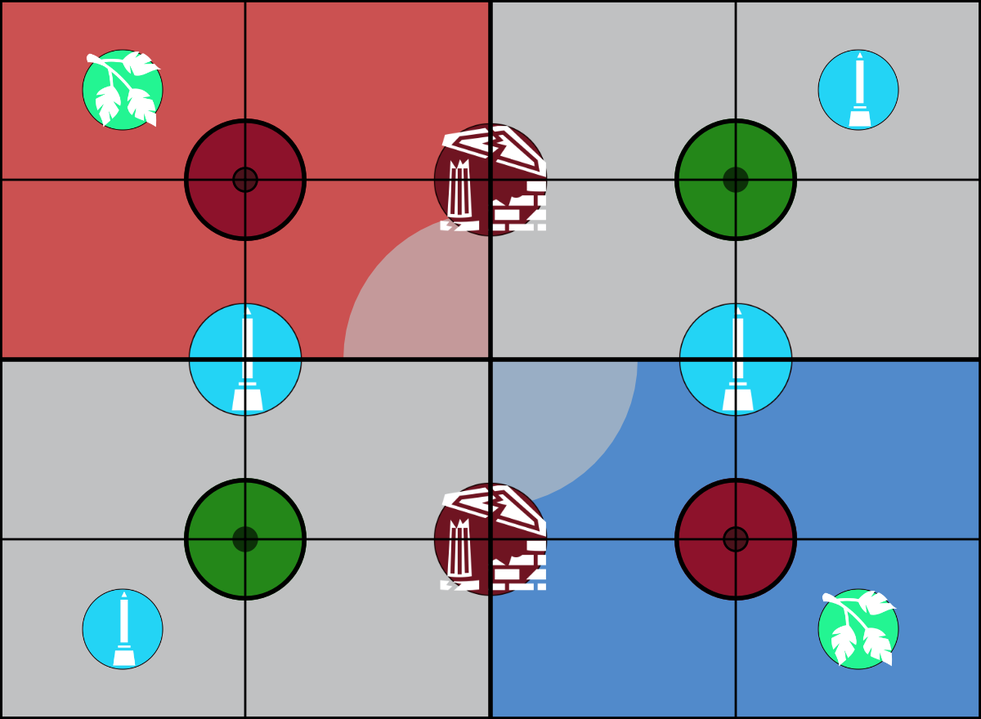
#> input picture assets/battle-plans-ageofindex/aos-passing-seasons.png, 981 x 719 px, shrunk from 1200 x 880 before the run, found by its file name
$ python extract_objectives_final.py
#> lines starting #> are read from the running program, lines starting #| are printed output that depends on the picture; after the words box and inside, x2 and y2 are one past the last pixel; in counts of white or black regions, pixels touching at a corner belong together
"""
Final extraction: Use legend to identify objective markers, cluster detections,
and extract the exact N objectives for each battle plan.
"""
from PIL import Image, ImageDraw
import numpy as np
from pathlib import Path
from scipy import ndimage
from scipy.cluster.hierarchy import linkage, fcluster
from scipy.spatial.distance import pdist
import json

# Battle plan metadata
BATTLE_PLANS = {
    "aos-passing-seasons.png": {"count": 4, "name": "Passing Seasons"},
    "aos-paths-of-the-fey.png": {"count": 5, "name": "Paths of the Fey"},
    "aos-roiling-roots.png": {"count": 6, "name": "Roiling Roots"},
    "aos-cyclic-shifts.png": {"count": 6, "name": "Cyclic Shifts"},
    "aos-surge-of-slaughter.png": {"count": 5, "name": "Surge of Slaughter"},
    "aos-linked-ley-lines.png": {"count": 5, "name": "Linked Ley Lines"},
    "aos-noxious-nexus.png": {"count": 3, "name": "Noxious Nexus"},
    "aos-the-liferoots.png": {"count": 2, "name": "The Liferoots"},
    "aos-bountiful-equinox.png": {"count": 5, "name": "Bountiful Equinox"},
    "aos-lifecycle.png": {"count": 4, "name": "Lifecycle"},
    "aos-creeping-corruption.png": {"count": 6, "name": "Creeping Corruption"},
    "aos-grasp-of-thorns.png": {"count": 4, "name": "Grasp of Thorns"},
}

def analyze_battleplan(filename):
    """Extract objective positions from a single battle plan image."""
#> called with filename = 'aos-passing-seasons.png'
    image_path = Path(f"assets/battle-plans/{filename}")

    if not image_path.exists():
        return None

    img = Image.open(image_path)
#> img is the input picture: PIL image 981x719 RGB; mean R, G, B 152, 145.7, 156.7
    img_array = np.array(img)

    height, width = img_array.shape[:2]
#> height = 719; width = 981

    # Convert to RGB
    if len(img_array.shape) == 2:
        img_array = np.stack([img_array] * 3, axis=-1)
    elif img_array.shape[2] == 4:
        img_array = img_array[:, :, :3]

    expected_count = BATTLE_PLANS[filename]["count"]

    # Legend is in bottom 25%
    legend_start_y = int(height * 0.75)
#> legend_start_y = 539
    legend_region = img_array[legend_start_y:, :]

    # Find circular shapes in legend
    from scipy.ndimage import sobel

    gray_legend = np.mean(legend_region, axis=2)
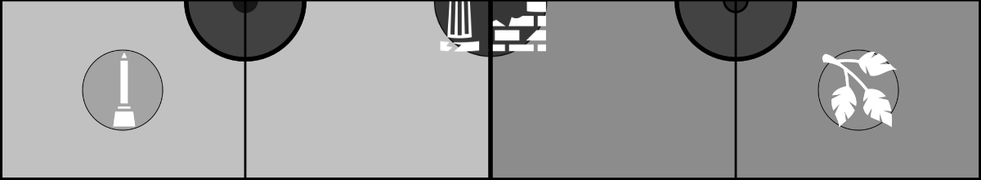
#> gray_legend: shape (180, 981) float64; min 0, max 255, mean 153.6
    edge_x = sobel(gray_legend, axis=1)
    edge_y = sobel(gray_legend, axis=0)
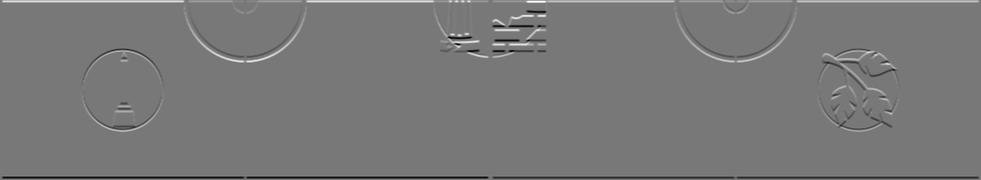
#> edge_y: shape (180, 981) float64; min -916.3, max 1020, mean 0.1; drawn with min black and max white
    edges_legend = np.hypot(edge_x, edge_y)
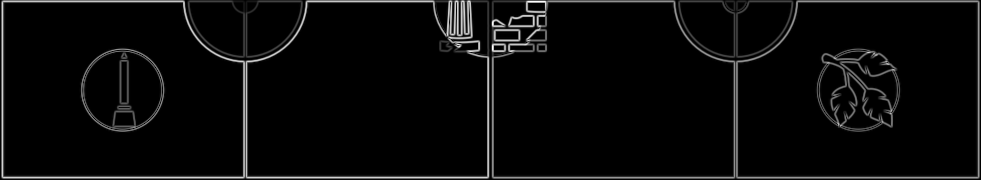
#> edges_legend: shape (180, 981) float64; min 0, max 1020, mean 40.4; drawn with min black and max white

    threshold = np.percentile(edges_legend, 85)
#> threshold = 8
    strong_edges_legend = edges_legend > threshold
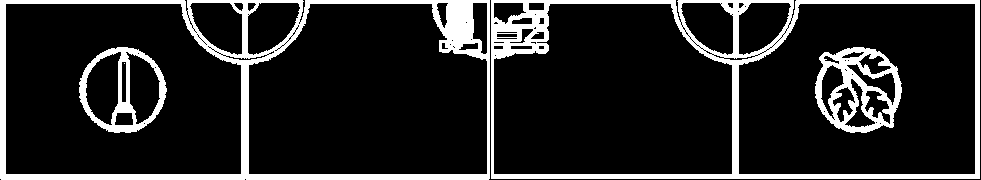
#> strong_edges_legend: shape (180, 981) bool; 14.9% white; 5 white regions (1 under 20 px), largest, box (x1, y1, x2, y2) and area: (0, 0, 490, 180) 10745, (491, 0, 980, 179) 10019, (815, 47, 902, 133) 3291, (79, 47, 167, 133) 2205

    labeled_legend, num_legend_features = ndimage.label(strong_edges_legend)
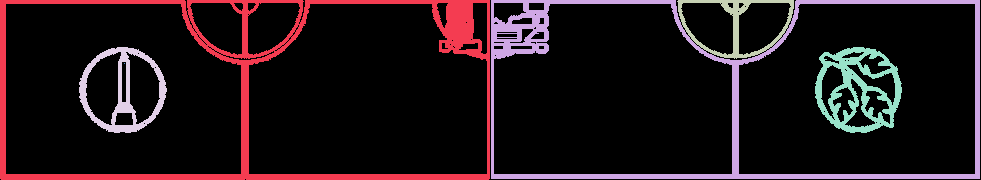
#> labeled_legend: shape (180, 981) int32; 7 distinct labels, from 0 to 6; one colour per label, 0 black
#> num_legend_features = 6

    # Extract legend marker colors
    legend_colors = []
    for i in range(1, min(num_legend_features + 1, 200)):
        region_mask = (labeled_legend == i)
        area = np.sum(region_mask)

        if 20 < area < 500:
            y_coords, x_coords = np.where(region_mask)
            x_min, x_max = x_coords.min(), x_coords.max()
            y_min, y_max = y_coords.min(), y_coords.max()

            w = x_max - x_min
            h = y_max - y_min
            aspect = min(w, h) / max(w, h, 0.01)

            if aspect > 0.6:
                cy_abs = legend_start_y + int((y_min + y_max) / 2)
                cx_abs = int((x_min + x_max) / 2)

                if cy_abs < height and cx_abs < width:
                    color = img_array[cy_abs, cx_abs]
                    legend_colors.append({
                        'color': color,
                        'size': area
                    })
#> this loop made 6 passes
#> area on passes 1 to 5: 10745, 8568, 1451, 2205, 3291
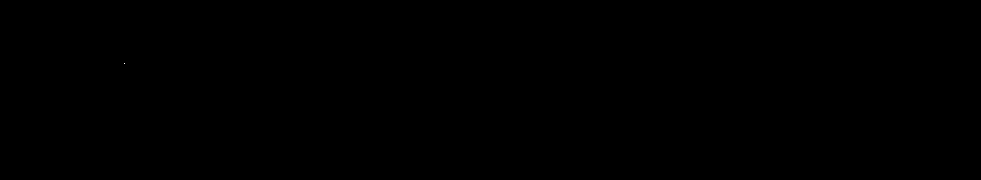
#> region_mask: shape (180, 981) bool; 0% white in thin lines or dots, all inside (x1, y1, x2, y2) = (124, 63, 125, 64)
#> after the loop, legend_colors = []

    # Sort by size
    legend_colors.sort(key=lambda x: x['size'], reverse=True)

    # Search battlefield for markers matching legend colors
    battlefield = img_array[:legend_start_y, :]
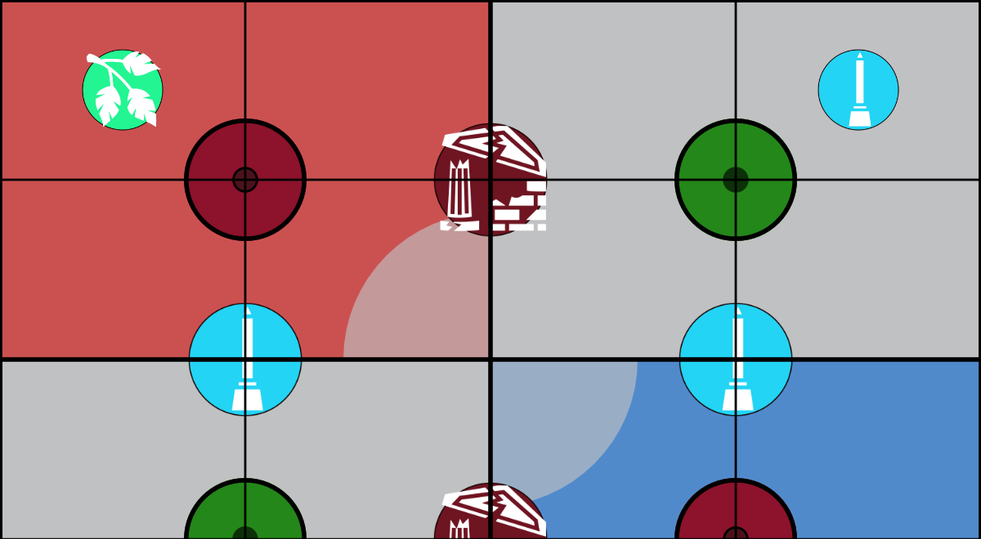
#> battlefield: shape (539, 981, 3); mean R, G, B 160.6, 142.4, 149.2
    all_candidates = []

    for template in legend_colors[:3]:  # Try top 3 legend colors
        r_t, g_t, b_t = template['color']

        r = battlefield[:, :, 0]
        g = battlefield[:, :, 1]
        b = battlefield[:, :, 2]

        tolerance = 40
        color_match = (
            (np.abs(r.astype(int) - r_t) < tolerance) &
            (np.abs(g.astype(int) - g_t) < tolerance) &
            (np.abs(b.astype(int) - b_t) < tolerance)
        )

        if np.sum(color_match) == 0:
            continue

        labeled, num_features = ndimage.label(color_match)

        for i in range(1, num_features + 1):
            region_mask = (labeled == i)
            region_size = np.sum(region_mask)

            # Reasonable objective size
            if 30 < region_size < 500:
                y_coords, x_coords = np.where(region_mask)

                # Check circularity
                x_min, x_max = x_coords.min(), x_coords.max()
                y_min, y_max = y_coords.min(), y_coords.max()
                w = x_max - x_min
                h = y_max - y_min
                aspect = min(w, h) / max(w, h, 0.01)

                if aspect > 0.5:
                    center_x = np.mean(x_coords)
                    center_y = np.mean(y_coords)

                    all_candidates.append({
                        'pixel_pos': (center_x, center_y),
                        'size': region_size
                    })
#> this loop made 0 passes
#> after the loop, all_candidates = []

    if not all_candidates:
        return None

    # Cluster nearby candidates (they might be duplicates from different color matches)
    if len(all_candidates) > expected_count:
        positions = np.array([c['pixel_pos'] for c in all_candidates])

        # Hierarchical clustering to merge nearby detections
        if len(positions) > 1:
            distances = pdist(positions)
            Z = linkage(distances, method='single')
            # Cluster with distance threshold (merge if within 20 pixels)
            clusters = fcluster(Z, t=20, criterion='distance')

            # Take largest candidate from each cluster
            clustered_candidates = []
            for cluster_id in range(1, max(clusters) + 1):
                cluster_members = [all_candidates[i] for i in range(len(all_candidates)) if clusters[i] == cluster_id]
                # Pick largest
                best = max(cluster_members, key=lambda x: x['size'])
                clustered_candidates.append(best)

            all_candidates = clustered_candidates

    # Sort by size and take top N
    all_candidates.sort(key=lambda x: x['size'], reverse=True)
    top_objectives = all_candidates[:expected_count]

    # Convert to battlefield coordinates
    objectives = []
    for obj in top_objectives:
        cx, cy = obj['pixel_pos']
        bf_x = (cx / width) * 60
        bf_y = ((legend_start_y - cy) / legend_start_y) * 44

        objectives.append({
            'x': round(bf_x, 1),
            'y': round(bf_y, 1)
        })

    return objectives

# Process all battle plans
results = {}

for filename, metadata in BATTLE_PLANS.items():
    print(f"\n{metadata['name']} ({filename})")
    print(f"  Expected: {metadata['count']} objectives")

    objectives = analyze_battleplan(filename)

    if objectives:
        print(f"  Found: {len(objectives)} objectives")
        for i, obj in enumerate(objectives):
            print(f"    {i+1}. ({obj['x']:5.1f}\", {obj['y']:5.1f}\")")

        results[filename] = {
            'name': metadata['name'],
            'objective_count': len(objectives),
            'objectives': objectives
        }
    else:
        print(f"  ❌ Failed to extract objectives")
#> pass 2 of the loop `for filename, metadata in BATTLE_PLANS.items():`:
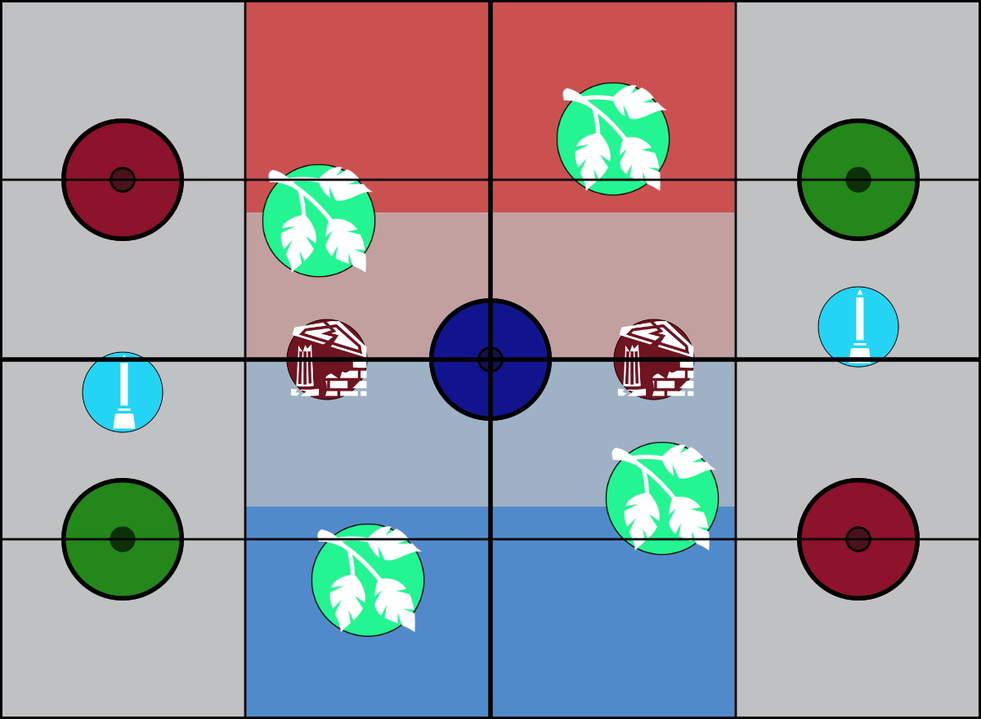
#> input picture assets/battle-plans-ageofindex/aos-paths-of-the-fey.png, 981 x 719 px, shrunk from 1200 x 880 before the run, found by its file name
#> in analyze_battleplan, img is the input picture: PIL image 981x719 RGB; mean R, G, B 154.6, 153.2, 159.6
#> threshold = 2.54
#> strong_edges_legend: shape (180, 981) bool; 15% white; 5 white regions (3 under 20 px), largest, box (x1, y1, x2, y2) and area: (0, 0, 490, 180) 15208, (491, 0, 981, 180) 11268
#> in analyze_battleplan (call 2), `labeled_legend, num_legend_features = ndimage.label(strong_edges_legend)`:
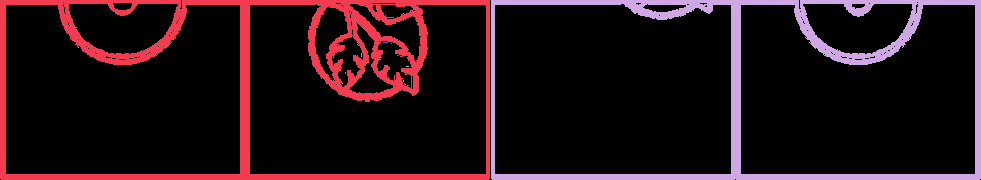
#> labeled_legend: shape (180, 981) int32; 19 distinct labels, from 0 to 18; one colour per label, 0 black
#> num_legend_features = 18
#> the loop in analyze_battleplan (call 2), `for i in range(1, min(num_legend_features + 1, 200)):` made 18 passes
#> area on passes 1 to 2: 15189, 11265
#> in analyze_battleplan (call 2), `battlefield = img_array[:legend_start_y, :]`:
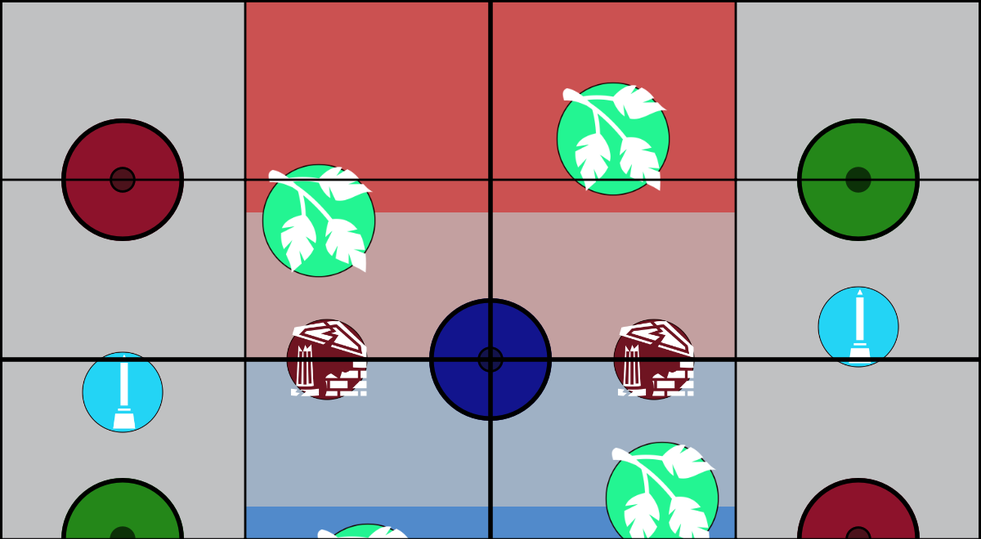
#> battlefield: shape (539, 981, 3); mean R, G, B 164.1, 151.9, 152.9
#> pass 3 of the loop `for filename, metadata in BATTLE_PLANS.items():`:
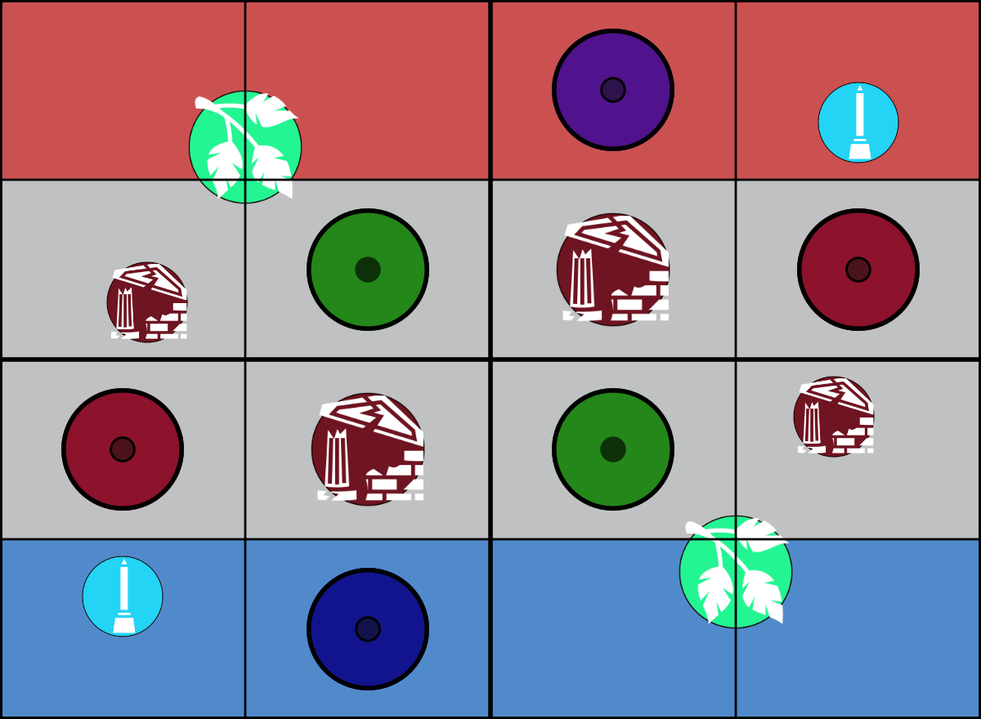
#> input picture assets/battle-plans-ageofindex/aos-roiling-roots.png, 981 x 719 px, shrunk from 1200 x 880 before the run, found by its file name
#> in analyze_battleplan, img is the input picture: PIL image 981x719 RGB; mean R, G, B 147, 135.4, 149.4
#> threshold = 3.77
#> strong_edges_legend: shape (180, 981) bool; 15% white; 8 white regions (3 under 20 px), largest, box (x1, y1, x2, y2) and area: (491, 0, 981, 180) 11871, (0, 0, 490, 180) 8128, (303, 26, 433, 155) 3447, (79, 13, 167, 101) 2546, (352, 75, 383, 106) 486
#> in analyze_battleplan (call 3), `labeled_legend, num_legend_features = ndimage.label(strong_edges_legend)`:
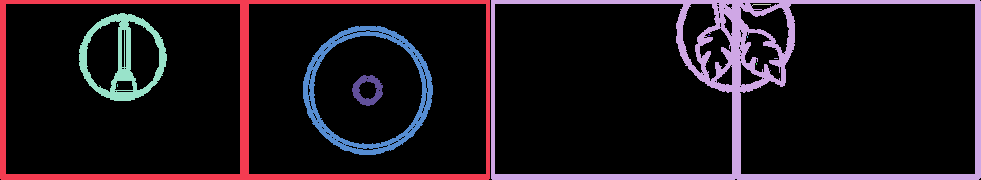
#> labeled_legend: shape (180, 981) int32; 17 distinct labels, from 0 to 16; one colour per label, 0 black
#> num_legend_features = 16
#> the loop in analyze_battleplan (call 3), `for i in range(1, min(num_legend_features + 1, 200)):` made 16 passes
#> (area, x_min, x_max, y_min, y_max, w, h, aspect) on pass 14: (486, 352, 382, 75, 105, 30, 30, 1)
#> after the loop in analyze_battleplan (call 3), `for i in range(1, min(num_legend_features + 1, 200)):`: legend_colors = 1 item
#> the loop in analyze_battleplan (call 3), `for template in legend_colors[:3]:` made 1 pass
#> (template, r_t, g_t, b_t, tolerance, num_features) on pass 1: ({'color': [19, 19, 76], 'size': 486}, 19, 19, 76, 40, 335)
#> after the loop in analyze_battleplan (call 3), `for template in legend_colors[:3]:`:
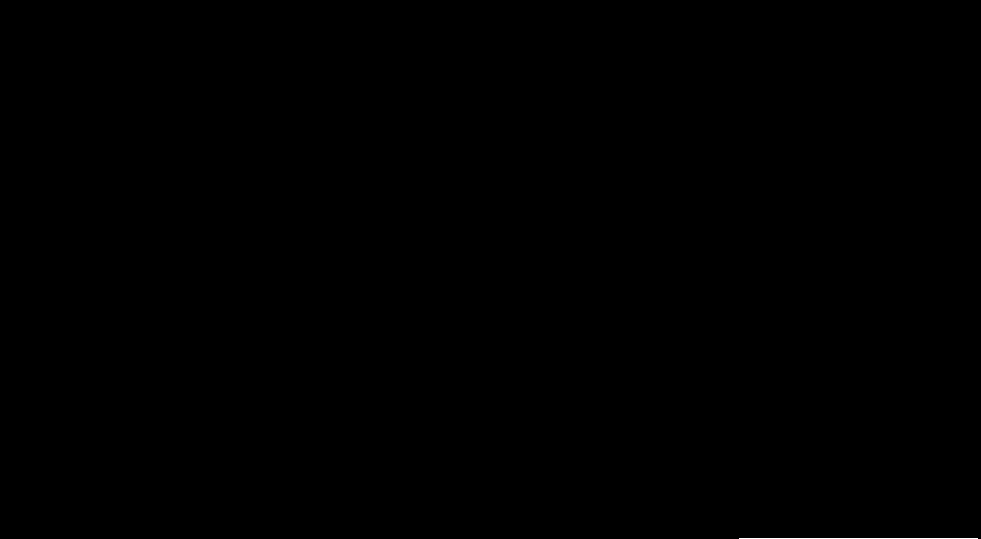
#> region_mask: shape (539, 981) bool; 0.05% white in thin lines or dots, all inside (x1, y1, x2, y2) = (739, 538, 978, 539)
#> the loop in analyze_battleplan (call 3), `for obj in top_objectives:` made 1 pass
#> (obj, cx, cy, bf_x, bf_y) on pass 1: ({'pixel_pos': (612.7, 89.28), 'size': 349}, 612.7, 89.28, 37.48, 36.71)
#|   Found: 1 objectives
#> the loop `for i, obj in enumerate(objectives):` made 1 pass
#> obj on pass 1: {'x': 37.5, 'y': 36.7}
#> (printed output is left out)
#> the loop made 12 passes; the first 3 are shown

# Save results
output_path = "assets/battle-plans-matplotlib/extracted_objectives.json"
with open(output_path, 'w') as f:
    json.dump(results, f, indent=2)

print(f"\n\n✅ Results saved to: {output_path}")
#| ✅ Results saved to: assets/battle-plans-matplotlib/extracted_objectives.json
print(f"Extracted objectives for {len(results)}/{len(BATTLE_PLANS)} battle plans")
#| Extracted objectives for 4/12 battle plans
